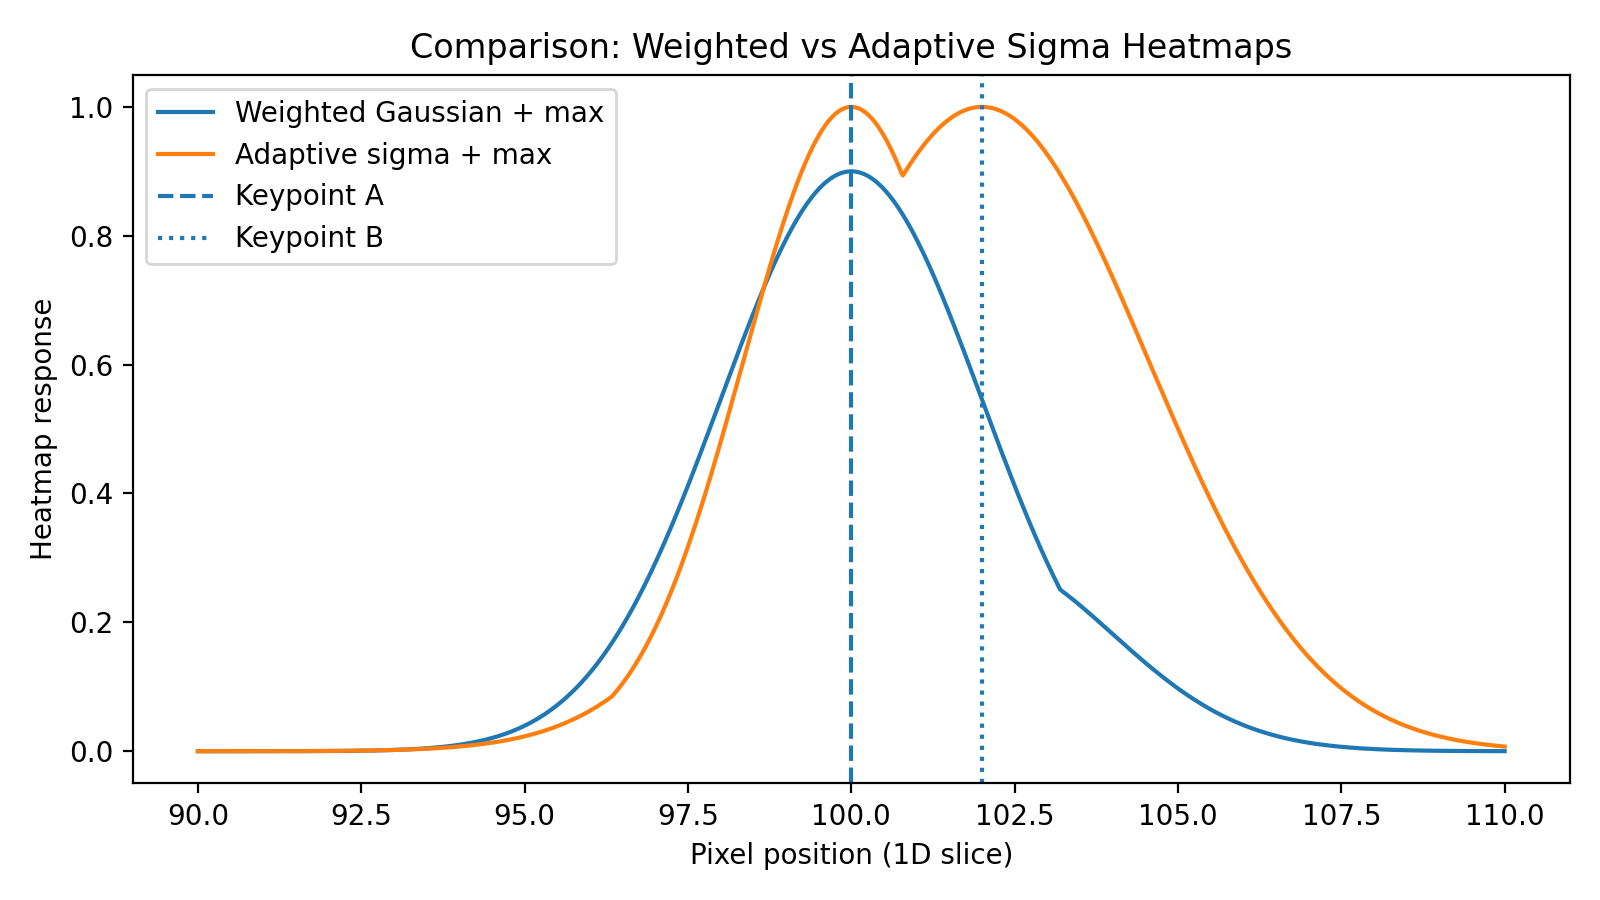

Reproduce this figure in Python.
#
# File: plot_heatmap_weighted_vs_adaptive.py
# Author: Banafshe Bamdad + ChatGPT 5.2
# Email: banafshebamdad@gmail.com
# Created: 2026-02-22 16:12 CET
#
"""
Compare weighted-Gaussian and adaptive-sigma heatmap aggregation in GT heatmap generation.

This script generates a 1D visualization illustrating how confidence
weighting and adaptive spatial uncertainty affect the resulting
supervision signal.

"""
# Generate a comparison figure between:
# 1) Weighted Gaussian + max
# 2) Adaptive sigma (no amplitude weighting)

import numpy as np
import matplotlib.pyplot as plt

# Keypoint positions (1D for clarity)
x = np.linspace(90, 110, 1000)

# Keypoint A (reliable)
u_A = 100
c_A = 0.9

# Keypoint B (uncertain)
u_B = 102
c_B = 0.3

# Fixed sigma for weighted case
sigma_fixed = 2.0

# Adaptive sigma parameters
sigma_min = 1.5
sigma_max = 3.0

def adaptive_sigma(c):
    return sigma_min + (1 - c) * (sigma_max - sigma_min)

sigma_A = adaptive_sigma(c_A)
sigma_B = adaptive_sigma(c_B)

# ---- Gaussian function ----
def gaussian(x, mu, sigma):
    return np.exp(-((x - mu) ** 2) / (2 * sigma ** 2))

# ---- Case 1: Weighted + max ----
G_A_weighted = c_A * gaussian(x, u_A, sigma_fixed)
G_B_weighted = c_B * gaussian(x, u_B, sigma_fixed)
H_weighted = np.maximum(G_A_weighted, G_B_weighted)

# ---- Case 2: Adaptive sigma (no amplitude weighting) ----
G_A_adapt = gaussian(x, u_A, sigma_A)
G_B_adapt = gaussian(x, u_B, sigma_B)
H_adapt = np.maximum(G_A_adapt, G_B_adapt)

# ---- Plot ----
plt.figure(figsize=(8, 4.5))
plt.plot(x, H_weighted, label="Weighted Gaussian + max")
plt.plot(x, H_adapt, label="Adaptive sigma + max")
plt.axvline(u_A, linestyle="--", label="Keypoint A")
plt.axvline(u_B, linestyle=":", label="Keypoint B")

plt.title("Comparison: Weighted vs Adaptive Sigma Heatmaps")
plt.xlabel("Pixel position (1D slice)")
plt.ylabel("Heatmap response")
plt.legend()
plt.tight_layout()

output_path = "plot_heatmap_weighted_vs_adaptive.png"
plt.savefig(output_path, dpi=200)
plt.close()

output_path
